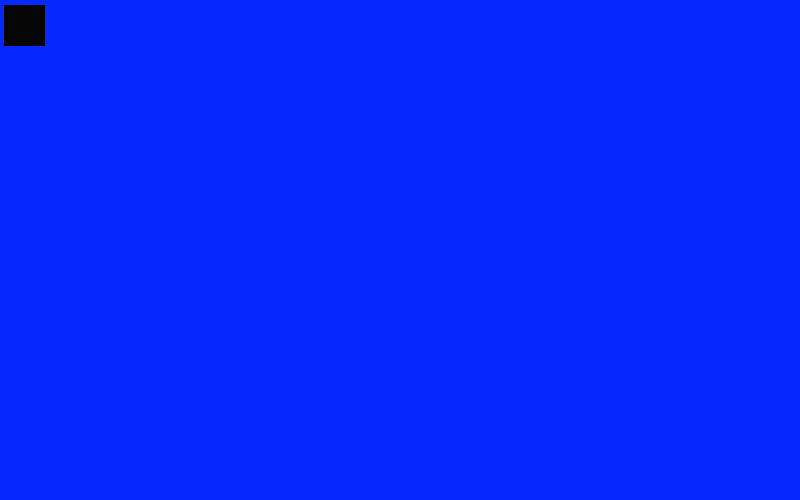
Frame 1 (no input)
Frame 60 (the mouse pressed at the canvas centre just before this capture): identical to frame 1, image omitted
Frame 120 (the mouse held since frame 60 and released just before this capture): identical to frame 1, image omitted

The Processing sketch that drew this single still picture (run headless with seeded random() and noise(); from frame 60 on, the mouse is pressed at the canvas centre):

// Processing sketch: oyebanji_Project_01
// ── oyebanji_Project_01.pde
//Nicholas Oyebanji
//oyebanji_Project_01

//Define Variables and Function Here

//draws a square
void drawSquare(int x, int y, int w, int h) {
   w = h; 
   fill(5,5,5);
   rect(x, y, w, h); 
}

//draws a triangle
void drawTriangle(int x1, int y1, int x2, int y2, int x3, int y3) {
    
   triangle(x1, y1, x2, y2, x3, y3);
}

//draws a circle
void drawCircle(int x, int y, int w, int h) {
   ellipse(x, y, w, h); 
}

//draws a line
void drawLine(int x1, int y1, int x2, int y2) {
  line(x1, y1, x2, y2); 
}

//draws an arc
void drawArc(int x, int y, int w, int h, int start, int stop)  {
    arc(x, y, w, h, start, stop);
}

//draws a quad
void drawQuad(int x1, int y1, int x2, int y2, int x3, int y3, int x4, int y4) {
  fill(5, 242, 252);
  quad(x1, y1, x2, y2, x3, y3, x4, y4);
}


void setup() {
  size( 800, 500);
 background(5, 40, 252); 
}

void draw() {
   drawSquare( 4,  5, 40, 40);
}

 
